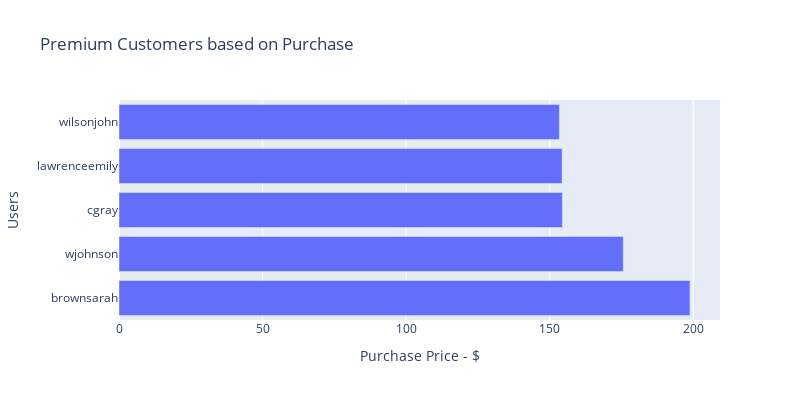

The cell this chart's notebook holds for it:
### Code cell
fig_Top5Users = px.bar(data_frame = df_ecom_top_users, y= df_ecom_top_users.index.get_level_values(1), x='Purchase Price', 
                       labels={'y':'Users', 'Purchase Price': 'Purchase Price - $'},orientation = 'h' , width=800, height=400,
                      title = 'Premium Customers based on Purchase')
fig_Top5Users.show()

### Figure 1 — Plotly figure (JSON) as saved in the notebook; plotly's stock layout.template omitted (floating-point values rounded to 4 significant figures)
{"data": [{"alignmentgroup": "True", "hovertemplate": "Purchase Price - $=%{x}<br>Users=%{y}<extra></extra>", "legendgroup": "", "marker": {"color": "#636efa"}, "name": "", "offsetgroup": "", "orientation": "h", "showlegend": false, "textposition": "auto", "type": "bar", "x": [198.8, 175.6, 154.4, 154.3, 153.4], "xaxis": "x", "y": ["brownsarah", "wjohnson", "cgray", "lawrenceemily", "wilsonjohn"], "yaxis": "y"}], "layout": {"barmode": "relative", "height": 400, "legend": {"tracegroupgap": 0}, "title": {"text": "Premium Customers based on Purchase"}, "width": 800, "xaxis": {"anchor": "y", "domain": [0, 1], "title": {"text": "Purchase Price - $"}}, "yaxis": {"anchor": "x", "domain": [0, 1], "title": {"text": "Users"}}}}
